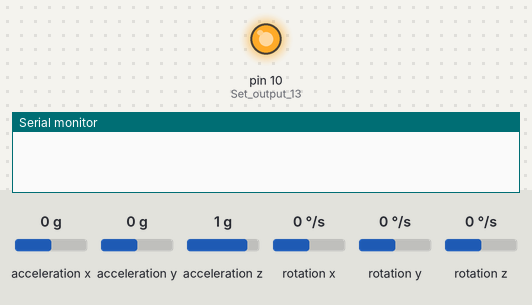
A sketch run on a simulated Arduino Uno, built with avr-gcc and run on an emulated ATmega328P. Shown: output pins drawn as LEDs (lit = HIGH), the last lines printed to the serial monitor. Wiring (inferred from the names in the program): MPU-6050 motion sensor at I2C address 0x68. The test bench sets the inputs (shaded band); at power-on: acceleration x 0 g, acceleration y 0 g, acceleration z 1 g, rotation x 0 °/s, rotation y 0 °/s, rotation z 0 °/s.

Above: at 0.1 s.
At 4.3 s:
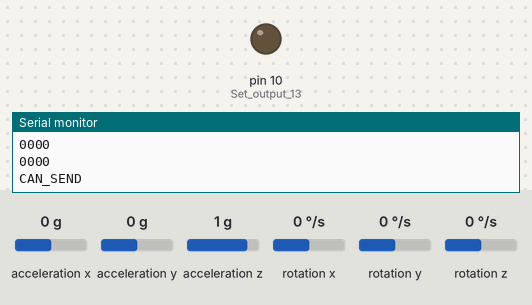
4.4 s: acceleration x set to -1.4 g
6.0 s: acceleration y set to -1.4 g
7.5 s: acceleration z set to -1.4 g
9.1 s: rotation x set to -192 °/s
Timing chart, 0 to 11.7 s (numbered marks = the images above; inputs shaded):
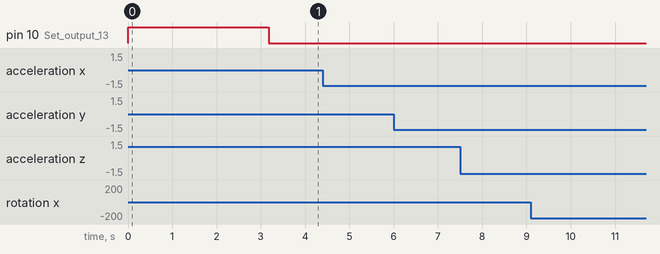

The sketch:

gyroscope_boot.ino
```cpp
#include <can.h>
#include <mcp2515.h>

///////////////////////////////////////////////////////////////////////////////////////
/*Terms of use
  ///////////////////////////////////////////////////////////////////////////////////////
  //THE SOFTWARE IS PROVIDED "AS IS", WITHOUT WARRANTY OF ANY KIND, EXPRESS OR
  //IMPLIED, INCLUDING BUT NOT LIMITED TO THE WARRANTIES OF MERCHANTABILITY,
  //FITNESS FOR A PARTICULAR PURPOSE AND NONINFRINGEMENT. IN NO EVENT SHALL THE
  //AUTHORS OR COPYRIGHT HOLDERS BE LIABLE FOR ANY CLAIM, DAMAGES OR OTHER
  //LIABILITY, WHETHER IN AN ACTION OF CONTRACT, TORT OR OTHERWISE, ARISING FROM,
  //OUT OF OR IN CONNECTION WITH THE SOFTWARE OR THE USE OR OTHER DEALINGS IN
  //THE SOFTWARE.


  ///////////////////////////////////////////////////////////////////////////////////////
  //Support
  ///////////////////////////////////////////////////////////////////////////////////////
  Website: http://www.brokking.net/imu.html
  Youtube: https://youtu.be/4BoIE8YQwM8
  Version: 1.0 (May 5, 2016)

  ///////////////////////////////////////////////////////////////////////////////////////
  //Connections
  ///////////////////////////////////////////////////////////////////////////////////////
  Power (5V) is provided to the Arduino pro mini by the FTDI programmer

  Gyro - Arduino pro mini
  VCC  -  5V
  GND  -  GND
  SDA  -  A4
  SCL  -  A5

  Serial  - Arduino pro mini
  VCC  -  5V
  GND  -  GND
  SDA  -  A4
  SCL  -  A5

  Gyro - Arduino pro micro
  VCC  -  5V
  GND  -  GND
  SDA  -  2
  SCL  -  3
*//////////////////////////////////////////////////////////////////////////////////////

//Include Serial and I2C library
//#include <LiquidCrystal_I2C.h>
#include <Wire.h>

MCP2515 mcp2515(9);


//Declaring some global variables
int gyro_x, gyro_y, gyro_z;
long acc_x, acc_y, acc_z, acc_total_vector;
int temperature;
long gyro_x_cal, gyro_y_cal, gyro_z_cal;
long loop_timer;
int Serial_loop_counter;
float angle_pitch, angle_roll;
int angle_pitch_buffer, angle_roll_buffer;
boolean set_gyro_angles;
float angle_roll_acc, angle_pitch_acc;
float angle_pitch_output, angle_roll_output;

float gyroCalc;
float gycoCalcRad;
float radToDeg;

//Initialize the Serial library
//LiquidCrystal_I2C Serial(0x27,16,2);


void setup() {
  pinMode(10, OUTPUT);                                                 //Set output 13 (LED) as output
  digitalWrite(10, HIGH);                                              //Set digital output 13 high to indicate startup

  Wire.begin();                                                        //Start I2C as master
  Wire.setClock(400000);                                                 // FAST
  Serial.begin(2000000);                                                 //Use only for debugging

  mcp2515.reset();
  mcp2515.setBitrate(CAN_125KBPS);
  mcp2515.setNormalMode();

  setup_mpu_6050_registers();                                          //Setup the registers of the MPU-6050 (500dfs / +/-8g) and start the gyro

  //Gyro angle calculations
  //0.0000611 = 1 / 250Hz / 65.5
  gyroCalc = 1.0 / 500.0 / 65.5;                                      // 500Hz voor hogere nauwkeuigheid

  //0.000001066 = 0.0000611 * (3.142(PI) / 180degr) The Arduino sin function is in radians
  gycoCalcRad = gyroCalc * (3.14159265359 / 180);

  //57.296 = 1 / (3.142 / 180) The Arduino asin function is in radians
  radToDeg = 1 / (3.14159265359 / 180);

  for (int cal_int = 0; cal_int < 2000 ; cal_int ++) {                 //Run this code 2000 times
    read_mpu_6050_data();                                              //Read the raw acc and gyro data from the MPU-6050
    gyro_x_cal += gyro_x;                                              //Add the gyro x-axis offset to the gyro_x_cal variable
    gyro_y_cal += gyro_y;                                              //Add the gyro y-axis offset to the gyro_y_cal variable
    gyro_z_cal += gyro_z;                                              //Add the gyro z-axis offset to the gyro_z_cal variable
    delay(1);                                                          //Delay 1ms to simulate the 500Hz program loop
  }
  gyro_x_cal /= 2000;                                                  //Divide the gyro_x_cal variable by 2000 to get the avarage offset
  gyro_y_cal /= 2000;                                                  //Divide the gyro_y_cal variable by 2000 to get the avarage offset
  gyro_z_cal /= 2000;                                                  //Divide the gyro_z_cal variable by 2000 to get the avarage offset

  digitalWrite(10, LOW);                                               //All done, turn the LED off

  loop_timer = micros();                                               //Reset the loop timer
}

void loop() {
  /*
    uint8_t test[8];

    test[0] = waarde;
    test[1] = waarde << 8;
  */
  read_mpu_6050_data();                                                //Read the raw acc and gyro data from the MPU-6050

  gyro_x -= gyro_x_cal;                                                //Subtract the offset calibration value from the raw gyro_x value
  gyro_y -= gyro_y_cal;                                                //Subtract the offset calibration value from the raw gyro_y value
  gyro_z -= gyro_z_cal;                                                //Subtract the offset calibration value from the raw gyro_z value

  //Gyro angle calculations
  //0.0000611 = 1 / (250Hz / 65.5)
  angle_pitch += gyro_x * gyroCalc;                                   //Calculate the traveled pitch angle and add this to the angle_pitch variable
  angle_roll += gyro_y * gyroCalc;                                    //Calculate the traveled roll angle and add this to the angle_roll variable

  //0.000001066 = 0.0000611 * (3.142(PI) / 180degr) The Arduino sin function is in radians
  angle_pitch += angle_roll * sin(gyro_z * gycoCalcRad);               //If the IMU has yawed transfer the roll angle to the pitch angel
  angle_roll -= angle_pitch * sin(gyro_z * gycoCalcRad);               //If the IMU has yawed transfer the pitch angle to the roll angel

  //Accelerometer angle calculations
  acc_total_vector = sqrt((acc_x * acc_x) + (acc_y * acc_y) + (acc_z * acc_z)); //Calculate the total accelerometer vector
  //57.296 = 1 / (3.142 / 180) The Arduino asin function is in radians
  angle_pitch_acc = asin((float)acc_y / acc_total_vector) * radToDeg;    //Calculate the pitch angle
  angle_roll_acc = asin((float)acc_x / acc_total_vector) * -radToDeg;    //Calculate the roll angle

  //Place the MPU-6050 spirit level and note the values in the following two lines for calibration
  angle_pitch_acc -= 0;                                              //Accelerometer calibration value for pitch
  angle_roll_acc -= 0;                                               //Accelerometer calibration value for roll

  if (set_gyro_angles) {                                               //If the IMU is already started
    angle_pitch = angle_pitch * 0.9996 + angle_pitch_acc * 0.0004;     //Correct the drift of the gyro pitch angle with the accelerometer pitch angle
    angle_roll = angle_roll * 0.9996 + angle_roll_acc * 0.0004;        //Correct the drift of the gyro roll angle with the accelerometer roll angle
  }
  else {                                                               //At first start
    angle_pitch = angle_pitch_acc;                                     //Set the gyro pitch angle equal to the accelerometer pitch angle
    angle_roll = angle_roll_acc;                                       //Set the gyro roll angle equal to the accelerometer roll angle
    set_gyro_angles = true;                                            //Set the IMU started flag
  }

  //To dampen the pitch and roll angles a complementary filter is used
  angle_pitch_output = angle_pitch_output * 0.9 + angle_pitch * 0.1;   //Take 90% of the output pitch value and add 10% of the raw pitch value
  angle_roll_output = angle_roll_output * 0.9 + angle_roll * 0.1;      //Take 90% of the output roll value and add 10% of the raw roll value

  send_can_data();

  while (micros() - loop_timer < 2000);                                //Wait until the loop_timer reaches 2000us (500Hz) before starting the next loop
  loop_timer = micros();                                               //Reset the loop timer
}

can_frame float_to_frame(float f, uint16_t can_id) {
  byte bytes[sizeof(float)];
  memcpy(bytes, &f, sizeof(float));
  can_frame ret;
  for (uint8_t i = 0; i < sizeof(float); i++) {
    ret.data[i] = bytes[i];
  }
  ret.can_id = can_id;
  ret.can_dlc = sizeof(float);
  Serial.print (bytes[0], HEX);
  Serial.print (bytes[1], HEX);
  Serial.print (bytes[2], HEX);
  Serial.println (bytes[3], HEX);
  return ret;
}

void send_can_data() {
  if (Serial_loop_counter == 20) {
    mcp2515.sendMessage(&float_to_frame(angle_pitch_output, 100));
  }
  if (Serial_loop_counter == 20) {
    delayMicroseconds(875);
    mcp2515.sendMessage(&float_to_frame(angle_roll_output, 101));
    Serial.println("CAN_SEND");
  }

  if (Serial_loop_counter == 40) {
    Serial_loop_counter = 0;                     //Reset the counter after 14 characters
  }
  Serial_loop_counter ++;                                                 //Increase the counter
}

void read_mpu_6050_data() {                                            //Subroutine for reading the raw gyro and accelerometer data
  Wire.beginTransmission(0x68);                                        //Start communicating with the MPU-6050
  Wire.write(0x3B);                                                    //Send the requested starting register
  Wire.endTransmission();                                              //End the transmission
  Wire.requestFrom(0x68, 14);                                          //Request 14 bytes from the MPU-6050
  while (Wire.available() < 14);                                       //Wait until all the bytes are received
  acc_x = Wire.read() << 8 | Wire.read();
  //Add the low and high byte to the acc_x variable
  acc_y = Wire.read() << 8 | Wire.read();                              //Add the low and high byte to the acc_y variable
  acc_z = Wire.read() << 8 | Wire.read();                              //Add the low and high byte to the acc_z variable
  temperature = Wire.read() << 8 | Wire.read();                        //Add the low and high byte to the temperature variable
  gyro_x = Wire.read() << 8 | Wire.read();                             //Add the low and high byte to the gyro_x variable
  gyro_y = Wire.read() << 8 | Wire.read();                             //Add the low and high byte to the gyro_y variable
  gyro_z = Wire.read() << 8 | Wire.read();                             //Add the low and high byte to the gyro_z variable
}

void setup_mpu_6050_registers() {
  //Activate the MPU-6050
  Wire.beginTransmission(0x68);                                        //Start communicating with the MPU-6050
  Wire.write(0x6B);                                                    //Send the requested starting register
  Wire.write(0x00);                                                    //Set the requested starting register
  Wire.endTransmission();                                              //End the transmission
  //Configure the accelerometer (+/-8g)
  Wire.beginTransmission(0x68);                                        //Start communicating with the MPU-6050
  Wire.write(0x1C);                                                    //Send the requested starting register
  Wire.write(0x10);                                                    //Set the requested starting register
  Wire.endTransmission();                                              //End the transmission
  //Configure the gyro (500dps full scale)
  Wire.beginTransmission(0x68);                                        //Start communicating with the MPU-6050
  Wire.write(0x1B);                                                    //Send the requested starting register
  Wire.write(0x08);                                                    //Set the requested starting register
  Wire.endTransmission();                                              //End the transmission
}
```
